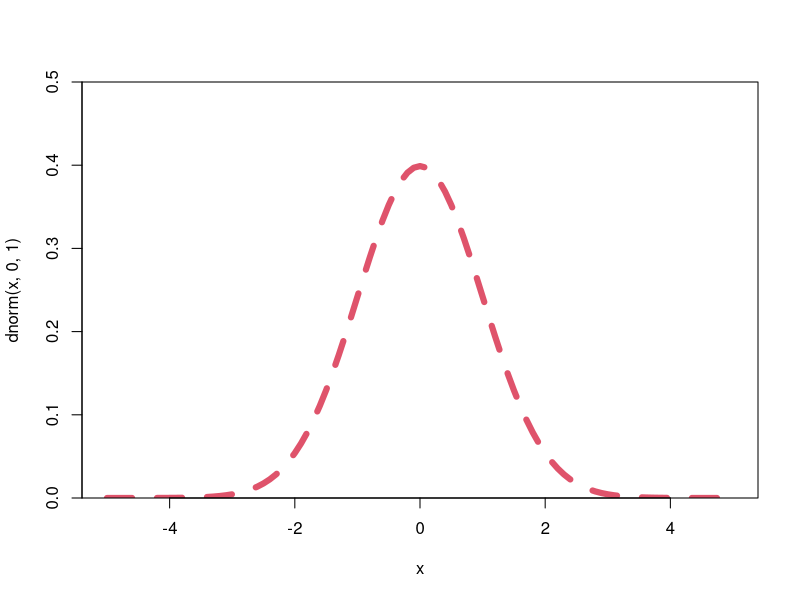
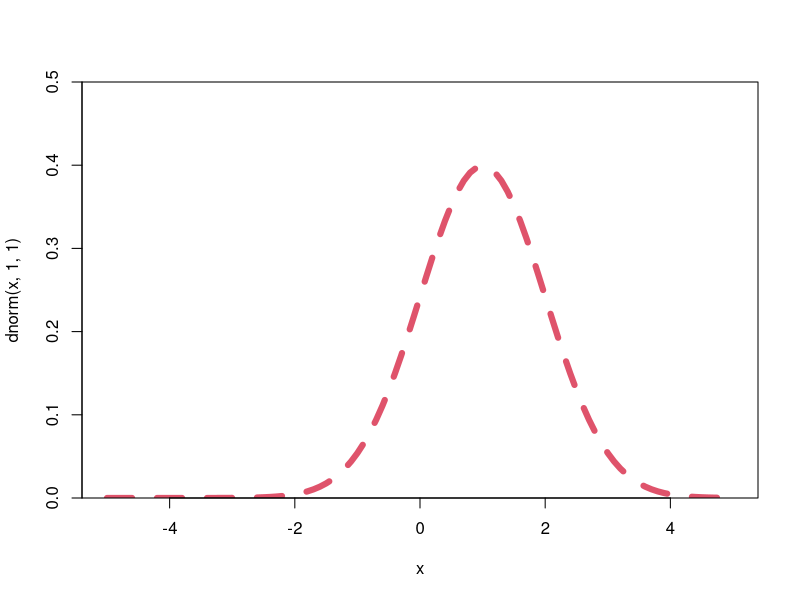
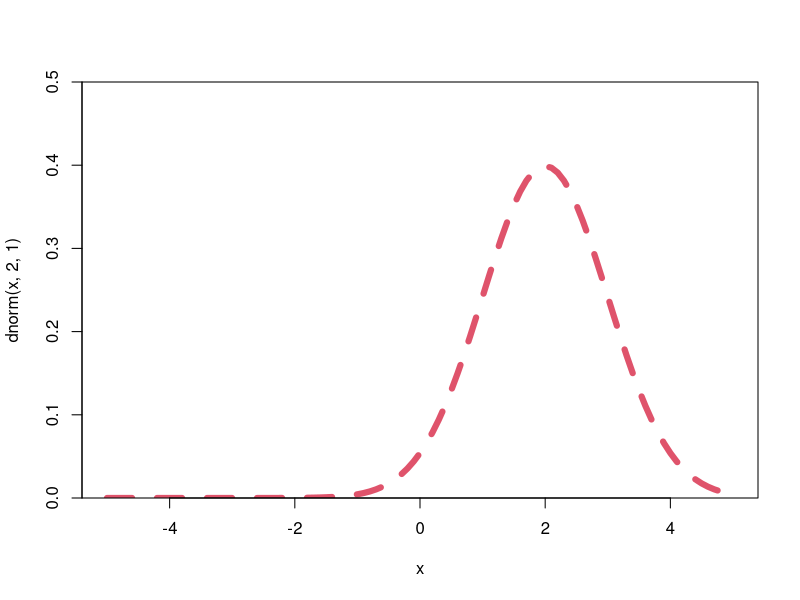
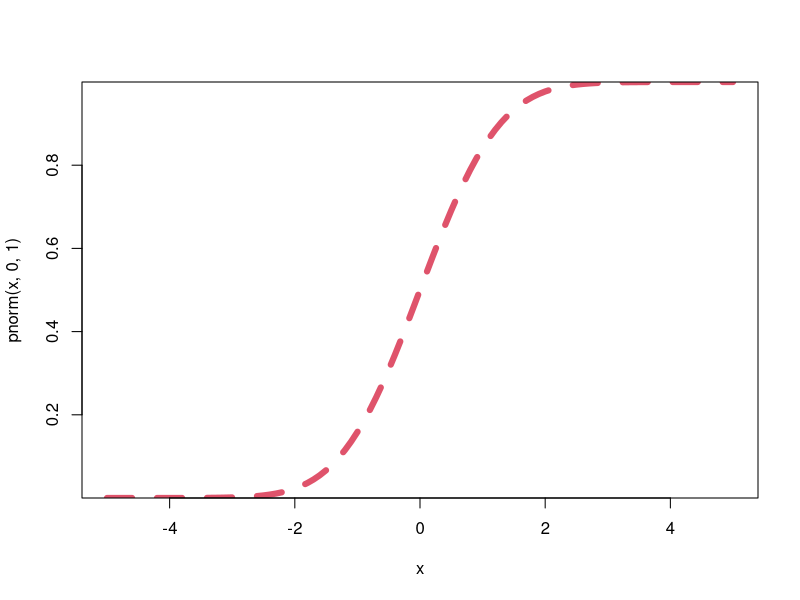
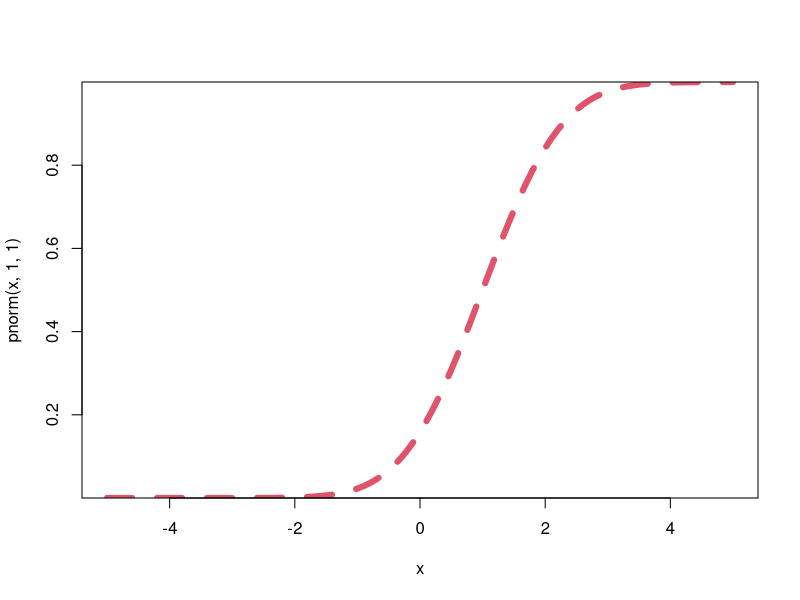
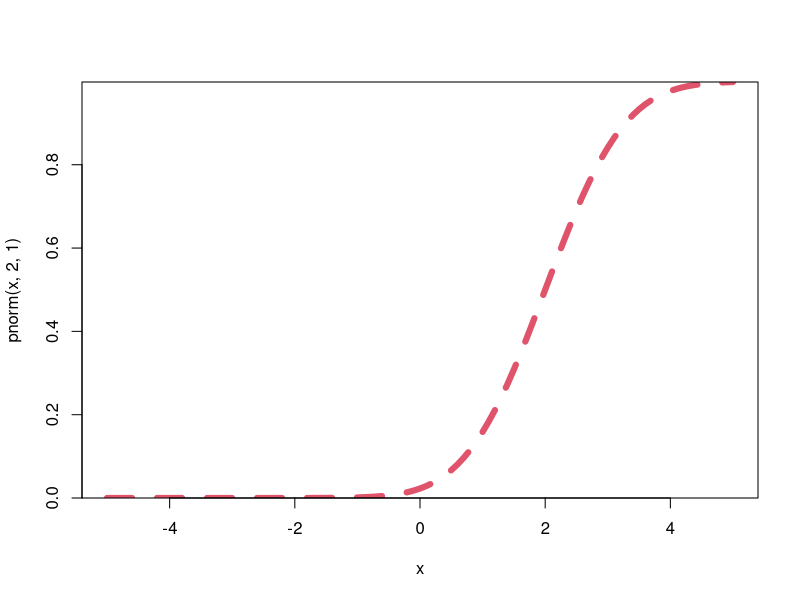
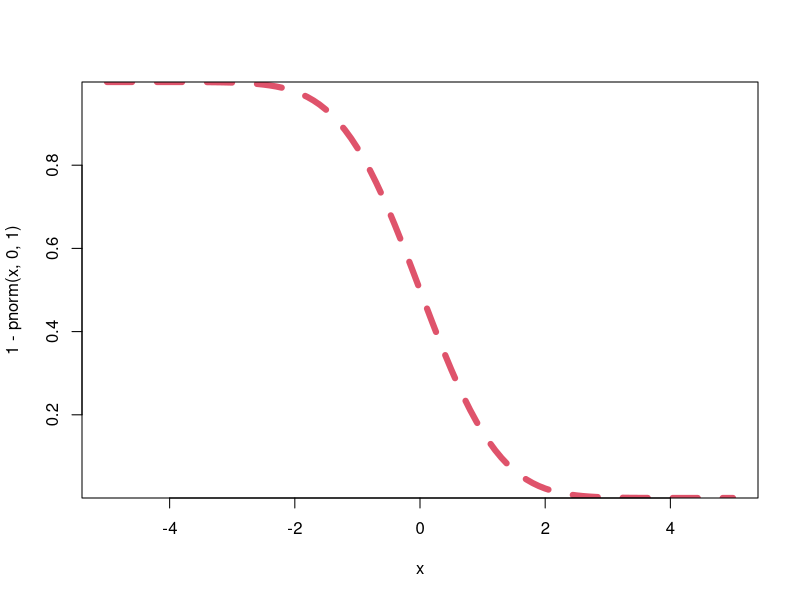
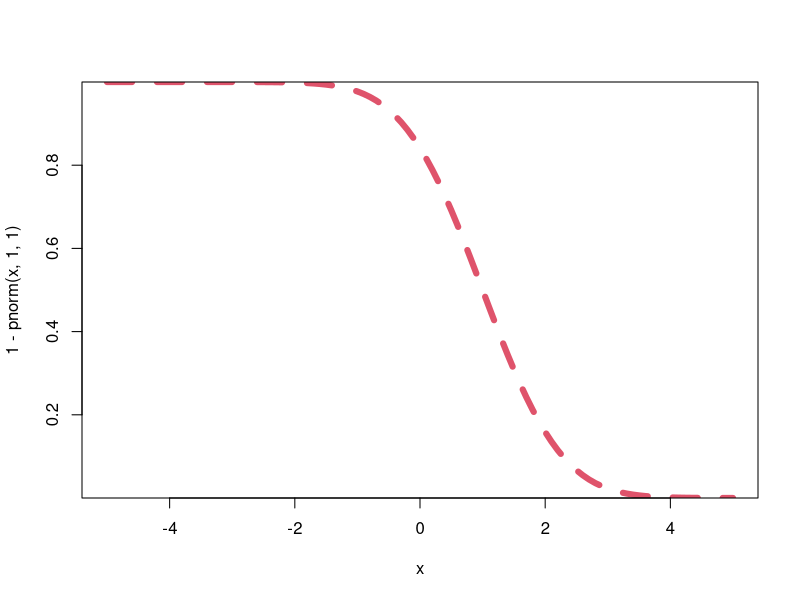

Write the R code that produced these figures, in order.
###########################################
###       STATYSTYKA MATEMATYCZNA       ###
###           LABORATORIUM 1            ###
###########################################


# Cel: wybrane rozkłady prawdopodobieństwa --------------------------------

# nrom - rozkład normalny
# chisq - rozkład chi-kwadrat
# gamma - rozkład gamma
# exp - rozkład wykładniczy
# f - rozkład F-Snedecora

# d - gęstość f(x) lub rozkład prawdopodobieństwa P(X=x)
# p - dystrybuanta F(x) = P(X<=x)
# q - funkcja kwantylowa F^{1}(p)
# r - generowanie liczb pseudolosowych


# Zadanie 1 ---------------------------------------------------------------

# a) N(0, 1), N(1, 1), N(2, 1)

# gęstość

?curve
# curve can plot also an expression in the variable x

curve(dnorm(x, 0, 1), xlim = c(-5, 5), ylim = c(0, 0.5), col = 2, lwd = 6, lty = 2, yaxs = 'i')
curve(dnorm(x, 1, 1), xlim = c(-5, 5), ylim = c(0, 0.5), col = 2, lwd = 6, lty = 2, yaxs = 'i')
curve(dnorm(x, 2, 1), xlim = c(-5, 5), ylim = c(0, 0.5), col = 2, lwd = 6, lty = 2, yaxs = 'i')

# dystrybuanta

curve(pnorm(x, 0, 1), xlim = c(-5, 5), col = 2, lwd = 6, lty = 2, yaxs = 'i')
curve(pnorm(x, 1, 1), xlim = c(-5, 5), col = 2, lwd = 6, lty = 2, yaxs = 'i')
curve(pnorm(x, 2, 1), xlim = c(-5, 5), col = 2, lwd = 6, lty = 2, yaxs = 'i')

# funkcja przeżycia 

curve(1 - pnorm(x, 0, 1), xlim = c(-5, 5), col = 2, lwd = 6, lty = 2, yaxs = 'i')
curve(1 - pnorm(x, 1, 1), xlim = c(-5, 5), col = 2, lwd = 6, lty = 2, yaxs = 'i')
curve(1 - pnorm(x, 2, 1), xlim = c(-5, 5), col = 2, lwd = 6, lty = 2, yaxs = 'i')

# b) N(0, 1), N(0, 0.5), N(0, 2)

# gęstość

curve(dnorm(x, 0, 1), xlim = c(-5, 5), ylim = c(0, 1), col = 2, lwd = 6, lty = 2, yaxs = 'i')
curve(dnorm(x, 0, 0.5), xlim = c(-5, 5), ylim = c(0, 1), col = 2, lwd = 6, lty = 2, yaxs = 'i')
curve(dnorm(x, 0, 2), xlim = c(-5, 5), ylim = c(0, 1), col = 2, lwd = 6, lty = 2, yaxs = 'i')

# dystrybuanta

curve(pnorm(x, 0, 1), xlim = c(-5, 5), col = 2, lwd = 6, lty = 2, yaxs = 'i')
curve(pnorm(x, 0, 0.5), xlim = c(-5, 5), col = 2, lwd = 6, lty = 2, yaxs = 'i')
curve(pnorm(x, 0, 2), xlim = c(-5, 5), col = 2, lwd = 6, lty = 2, yaxs = 'i')

# funkcja przeżycia

curve(1 - pnorm(x, 0, 1), xlim = c(-5, 5), col = 2, lwd = 6, lty = 2, yaxs = 'i')
curve(1 - pnorm(x, 0, 0.5), xlim = c(-5, 5), col = 2, lwd = 6, lty = 2, yaxs = 'i')
curve(1 - pnorm(x, 0, 2), xlim = c(-5, 5), col = 2, lwd = 6, lty = 2, yaxs = 'i')

# Zadanie 2 ---------------------------------------------------------------

# Sprawdzenie reguły 3-sigm
cat("1 sigma: ", pnorm(1) - pnorm(-1), "\n")
cat("2 sigma: ", pnorm(2) - pnorm(-2), "\n")
cat("3 sigma: ", pnorm(3) - pnorm(-3), "\n")

# Graficzna ilustracja reguły 3-sigm
curve(dnorm(x, 0, 1), xlim = c(-4, 4), ylim = c(0,0.5), col = 2, lwd = 6, lty = 2, ylab = "Density", xlab = "x", main = "3-Sigma Rule", yaxs = 'i')
abline(v = c(-1, 1), col = "orange", lwd = 4, lty = 2)
abline(v = c(-2, 2), col = "purple", lwd = 4, lty = 2)
abline(v = c(-3, 3), col = "blue", lwd = 4, lty = 2)

# Zadanie 3 ---------------------------------------------------------------

mean_height = 173
mean_sd = 6
# a)
prob = pnorm(179, mean_height, mean_sd)
prob
# 0.8413447

# b)
prob2 = pnorm(180, mean_height, mean_sd) - pnorm(167, mean_height, mean_sd)
prob2
# 0.7196722

# c)
prob3 = 1 - pnorm(181, mean_height, mean_sd)
prob3

# 0.09121122

# d)
height = qnorm(0.6, mean_height, mean_sd)
height

# 174.5201

# Zadanie 4 ---------------------------------------------------------------

# a)
 
# b)
 
# c)
?qt
# d)
 
# e)
?qchisq
# f)
 
# g)
?qf
# h)
 

# Zadanie 5 ---------------------------------------------------------------

?dgamma

# a)

# b)


# Zadanie 6 ---------------------------------------------------------------

?dchisq

# a)

# b)


# Zadanie 7 ---------------------------------------------------------------



# Zadanie 8 ---------------------------------------------------------------


# a)

# b)

# c)


# Zadanie 9 ---------------------------------------------------------------




# Zadanie 10 --------------------------------------------------------------




# Zadanie 11 --------------------------------------------------------------




# Zadanie 12 --------------------------------------------------------------




# Zadanie 13 --------------------------------------------------------------

# a)

# b)


# Zadanie 14 --------------------------------------------------------------

# a)

# b)

# c)

# d)


# Zadanie 15 --------------------------------------------------------------

# a)

# b)

